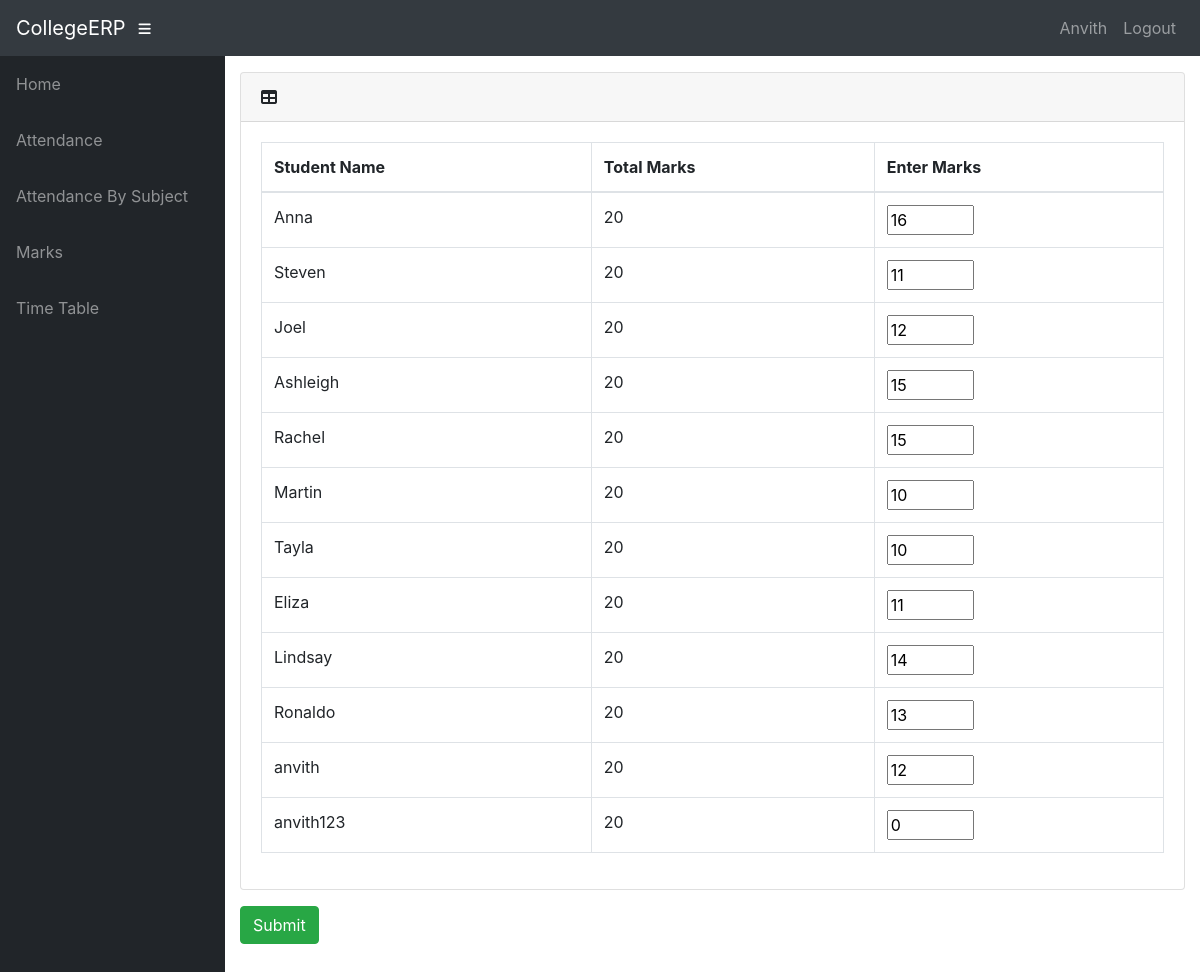
The app's page /info/teacher/181/Edit_marks/ (signed in) with its own data.
### info/models.py (models this page shows, shortened)
class User(AbstractUser):
    @property
    def is_student(self):
        if hasattr(self, 'student'):
            return True
        return False

class Student(models.Model):
    user = models.OneToOneField(User, on_delete=models.CASCADE, null=True)
    class_id = models.ForeignKey(Class, on_delete=models.CASCADE, default=1)
    USN = models.CharField(primary_key='True', max_length=100)
    name = models.CharField(max_length=200)
    sex = models.CharField(max_length=50, choices=sex_choice, default='Male')
    DOB = models.DateField(default='1998-01-01')

class Marks(models.Model):
    studentcourse = models.ForeignKey(StudentCourse, on_delete=models.CASCADE)
    name = models.CharField(max_length=50, choices=test_name, default='Internal test 1')
    marks1 = models.IntegerField(default=0, validators=[MinValueValidator(0), MaxValueValidator(100)])
    class Meta:
        unique_together = (('studentcourse', 'name'),)
    @property
    def total_marks(self):
        if self.name == 'Semester End Exam':
            return 100
        return 20

class StudentCourse(models.Model):
    student = models.ForeignKey(Student, on_delete=models.CASCADE)
    course = models.ForeignKey(Course, on_delete=models.CASCADE)
    class Meta:
        unique_together = (('student', 'course'),)
        verbose_name_plural = 'Marks'

### info/views.py (the view)
# urls.py: path('teacher/<int:marks_c_id>/Edit_marks/', views.edit_marks, name='edit_marks'),
@login_required()
def edit_marks(request, marks_c_id):
    mc = get_object_or_404(MarksClass, id=marks_c_id)
    cr = mc.assign.course
    stud_list = mc.assign.class_id.student_set.all()
    m_list = []
    for stud in stud_list:
        sc = StudentCourse.objects.get(course=cr, student=stud)
        m = sc.marks_set.get(name=mc.name)
        m_list.append(m)
    context = {
        'mc': mc,
        'm_list': m_list,
    }
    return render(request, 'info/edit_marks.html', context)

### info/templates/info/edit_marks.html (shortened to what this page needs)
{% extends 'info/base.html' %}
{% block content %}
<form action="{% url 'marks_confirm' mc.id %}" method="post">
    <div class="card mb-3">
        <div class="card-header">
          <i class="fas fa-table"></i>
         <b></b></div>
        <div class="card-body">
          <div class="table-responsive">
            <table class="table table-bordered" id="dataTable" width="100%" cellspacing="0">
              <thead>
                <tr>
                    <th>Student Name</th>
                    <th>Total Marks</th>
                    <th>Enter Marks</th>
                </tr>
              </thead>
                <tbody>
                    {% for m in m_list %}
                    <tr>
                    <td>{{m.studentcourse.student.name}}</td>
                    <td>{{ m.total_marks }}</td>
                    <td>
                        <input type="number" name="{{ m.studentcourse.student.USN }}" min="0" max="{{ m.total_marks }}" value="{{ m.marks1 }}">
                    </td>
                    </tr>
                {% endfor %}
                </tbody>
            </table>
          </div>
        </div>
      </div>
    <input class="btn btn-success" type="submit" value="Submit">
</form>
{% endblock %}

### info/templates/info/base.html (shortened to what this page needs)
<!DOCTYPE html>
<html lang="en">
  <head>
      {% load static %}
    <link href="{% static '/info/bootstrap/vendor/bootstrap/css/bootstrap.min.css' %}" rel="stylesheet">
    <link href="{% static '/info/bootstrap/vendor/fontawesome-free/css/all.min.css' %}" rel="stylesheet" type="text/css">
    <link href="{% static '/info/bootstrap/vendor/datatables/dataTables.bootstrap4.css' %}" rel="stylesheet">
    <link href="{% static '/info/bootstrap/css/sb-admin.css' %}" rel="stylesheet">
  </head>
  <body id="page-top">
    <nav class="navbar navbar-expand navbar-dark bg-dark static-top">
      <a class="navbar-brand mr-1" href="{% url 'index' %}">CollegeERP</a>
      <button class="btn btn-link btn-sm text-white order-1 order-sm-0" id="sidebarToggle" href="#">
        <i class="fas fa-bars"></i>
      </button>
        <div class="collapse navbar-collapse" id="navbarResponsive">
          <ul class="navbar-nav ml-auto">
            <li class="nav-item">
                {% if request.user.is_student %}
                    <a class="nav-link text-capitalize">{{ request.user.student.name }}</a>
                {% elif request.user.is_teacher %}
                    <a class="nav-link text-capitalize">{{ request.user.teacher.name }}</a>
                {% endif %}
            </li>
            <li class="nav-item">
                <a class="nav-link" href="#" data-toggle="modal" data-target="#logoutModal">Logout</a>
            </li>
          </ul>
        </div>
    </nav>
    <div id="wrapper">
      <ul class="sidebar navbar-nav">
            <li class="nav-item">
              <a class="nav-link" href="{% url 'index' %}">
                <span>Home</span>
              </a>
            </li>
        {% if request.user.is_student %}
            <li class="nav-item">
              <a class="nav-link" href="{% url 'attendance' request.user.student.USN %}">
                <span>Attendance</span>
              </a>
            </li>
            <li class="nav-item">
              <a class="nav-link" href="{% url 'attendance' request.user.student.USN %}">
                <span>Attendance By Subject</span>
              </a>
            </li>
            <li class="nav-item">
              <a class="nav-link" href="{% url 'marks_list' request.user.student.USN %}">
                <span>Marks</span>
              </a>
            </li>
              <li class="nav-item">
              <a class="nav-link" href="{% url 'timetable' request.user.student.class_id_id %}">
                <span>Time Table</span>
              </a>
            </li>
        {% endif %}
      </ul>
      <div id="content-wrapper">
        <div class="container-fluid">
            {% block content %}
            {% endblock %}
        </div>
      </div>
    </div>
  </body>
</html>

### records on screen
User: user.student.name "Anvith"
Marks: studentcourse.student.name "Anna", total_marks "20", marks1 "16"
Marks: studentcourse.student.name "Steven", total_marks "20", marks1 "11"
Marks: studentcourse.student.name "Joel", total_marks "20", marks1 "12"
Marks: studentcourse.student.name "Ashleigh", total_marks "20", marks1 "15"
Marks: studentcourse.student.name "Rachel", total_marks "20", marks1 "15"
Marks: studentcourse.student.name "Martin", total_marks "20", marks1 "10"
Marks: studentcourse.student.name "Tayla", total_marks "20", marks1 "10"
Marks: studentcourse.student.name "Eliza", total_marks "20", marks1 "11"
Marks: studentcourse.student.name "Lindsay", total_marks "20", marks1 "14"
Marks: studentcourse.student.name "Ronaldo", total_marks "20", marks1 "13"
Marks: studentcourse.student.name "anvith", total_marks "20", marks1 "12"
Marks: studentcourse.student.name "anvith123", total_marks "20", marks1 "0"
